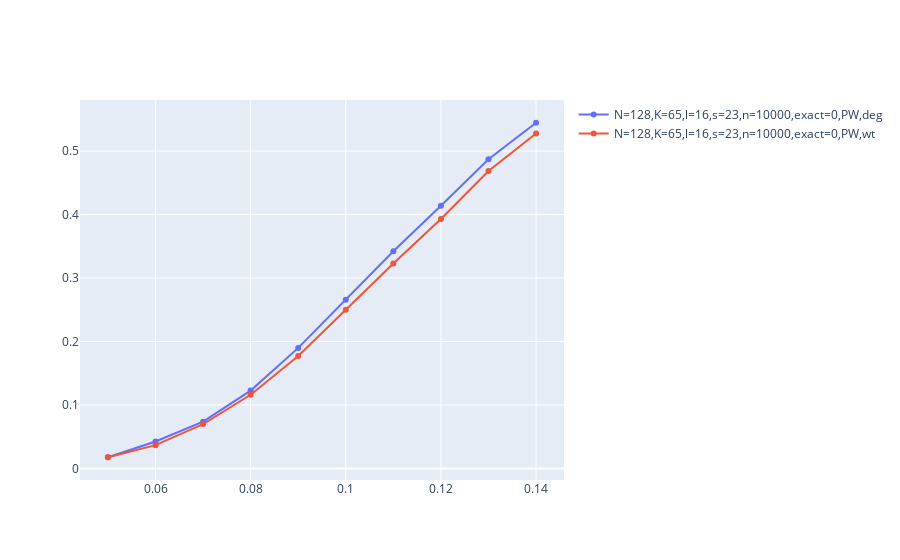

Notebook cell for this chart:
### Code cell
fig = go.Figure()

for x,y in lines_dict.items():
    fig.add_trace(go.Scatter(x=y[0], y=y[1], mode='lines+markers', name=x))

fig.show()

### Figure 1 — Plotly figure (JSON) as saved in the notebook; plotly's stock layout.template omitted (floating-point values rounded to 4 significant figures)
{"data": [{"mode": "lines+markers", "name": "N=128,K=65,l=16,s=23,n=10000,exact=0,PW,deg", "type": "scatter", "x": [0.05, 0.06, 0.07, 0.08, 0.09, 0.1, 0.11, 0.12, 0.13, 0.14], "y": [0.0176, 0.0425, 0.0736, 0.1226, 0.1899, 0.2657, 0.3422, 0.4139, 0.4871, 0.5446]}, {"mode": "lines+markers", "name": "N=128,K=65,l=16,s=23,n=10000,exact=0,PW,wt", "type": "scatter", "x": [0.05, 0.06, 0.07, 0.08, 0.09, 0.1, 0.11, 0.12, 0.13, 0.14], "y": [0.0177, 0.0367, 0.0698, 0.116, 0.1771, 0.25, 0.3229, 0.3929, 0.4686, 0.5277]}], "layout": {}}
